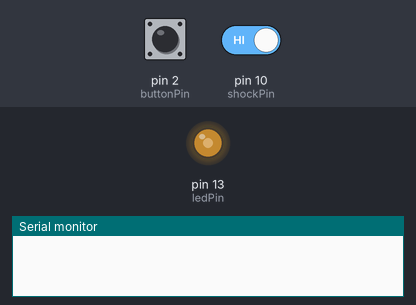
Simulated run of this sketch. Board: Arduino Leonardo, built with avr-gcc and run on an emulated ATmega32U4. On the bench: output pins drawn as LEDs (lit = HIGH), the last lines printed to the serial monitor. The inputs (shaded band) are chosen by the test bench; at power-on: pin 10 (shockPin) HIGH, pin 2 (buttonPin) HIGH. USB keyboard and mouse output is not drawn.

Above: at 7.0 s.
7.1 s: pin 10 (shockPin) driven LOW
At 12.6 s:
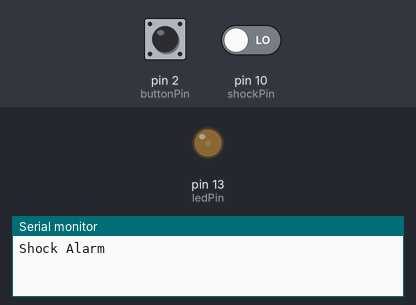
13.9 s: pin 2 (buttonPin) pulled LOW for 3 s
At 14.19 s:
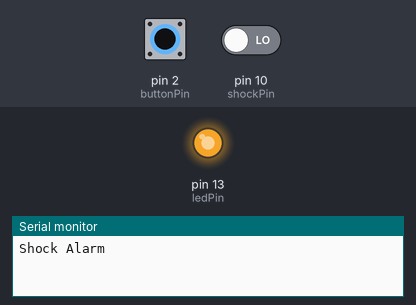
18.4 s: pin 10 (shockPin) driven HIGH
At 23.62 s:
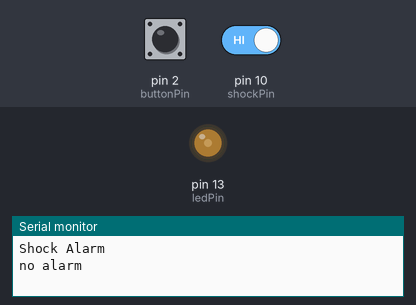
Timing chart, 0 to 30.6 s (numbered marks = the images above; inputs shaded):
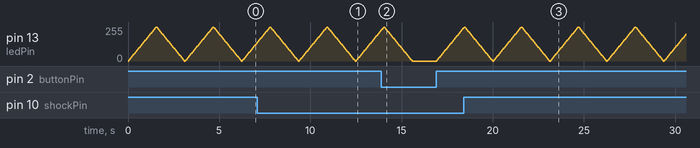

The sketch:

Vibration_sensor.ino
```cpp
#include <Keyboard.h>

int count = 0;
int ledPin = 13; //Pin 13 is used for the LED ligth
int shockPin = 10; // Use Pin 10 as Input
int shockVal = HIGH;
boolean bAlarm = false;
const int buttonPin = 2;   // input pin for pushbutton

unsigned long lastShockTime; // Record the time that we measured a shock

int shockAlarmTime = 350; // Number of milli seconds to keep the shock alarm high

void setup ()
{
  Serial.begin(9600);
  pinMode (shockPin, INPUT) ; // input from the vibration sensor
  Keyboard.begin();
  pinMode(buttonPin, INPUT_PULLUP); // input from button
}
void loop ()
{
  int buttonState = digitalRead(buttonPin);
  shockVal = digitalRead (shockPin) ; // read the value from the sensor

  //I had two versions of my prototype, one that tested sensors and one that tested buttons. This function is for the button part.
  if(buttonState == HIGH){
    Keyboard.press(0x20); //Presses the space key
    Keyboard.release(0x20); //Releases the space key
    // fade in
    for (int fadeValue = 0 ; fadeValue <= 255; fadeValue += 5) {
    analogWrite(ledPin, fadeValue);
    delay(30);
    }
    // fade out
    for (int fadeValue = 255 ; fadeValue >= 0; fadeValue -= 5) {
    analogWrite(ledPin, fadeValue);
    delay(30);
    }
  }

  //This is for the sensor version of the prototype
  if (shockVal == LOW) // If we are in an alarm state
  {
    lastShockTime = millis(); // record the time of the shock
    // This is so you dont scroll on the output screen
    if (!bAlarm){
      Serial.println("Shock Alarm");

    if(count == 0){
    Keyboard.press(0x20);
    Keyboard.release(0x20);
    count++;
    }

    // fade in
    for (int fadeValue = 0 ; fadeValue <= 255; fadeValue += 5) {
    analogWrite(ledPin, fadeValue);
    delay(30);
    }
  // fade out
  for (int fadeValue = 255 ; fadeValue >= 0; fadeValue -= 5) {
    analogWrite(ledPin, fadeValue);
    delay(30);
    }
  bAlarm = true;
    }
  }
  else
  {
    //To give indication of when the sensor is not triggering actions
    if( (millis()-lastShockTime) > shockAlarmTime  &&  bAlarm){
      Serial.println("no alarm");
      bAlarm = false;
      count = 0;
    }
  }
}
```
